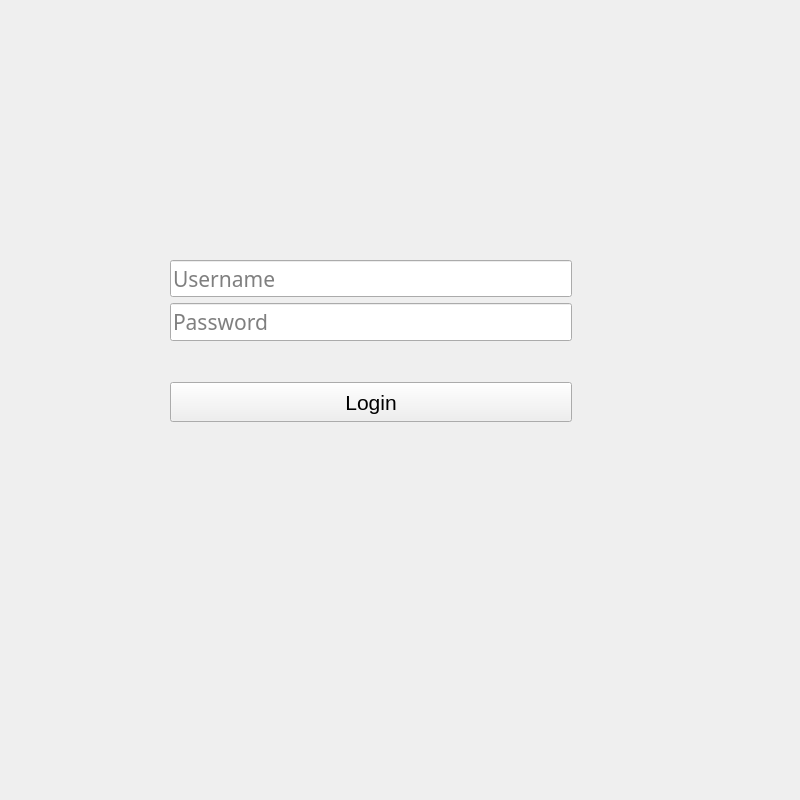
<?xml version="1.0" encoding="UTF-8"?>
<ui version="4.0">
 <class>Form</class>
 <widget class="QWidget" name="Form">
  <property name="geometry">
   <rect>
    <x>0</x>
    <y>0</y>
    <width>800</width>
    <height>800</height>
   </rect>
  </property>
  <property name="windowTitle">
   <string>Form</string>
  </property>
  <widget class="QWidget" name="verticalLayoutWidget">
   <property name="geometry">
    <rect>
     <x>170</x>
     <y>260</y>
     <width>402</width>
     <height>162</height>
    </rect>
   </property>
   <layout class="QVBoxLayout" name="verticalLayout">
    <item>
     <widget class="QLineEdit" name="lineEdit">
      <property name="minimumSize">
       <size>
        <width>400</width>
        <height>35</height>
       </size>
      </property>
      <property name="font">
       <font>
        <family>Fira Code</family>
        <pointsize>16</pointsize>
       </font>
      </property>
      <property name="placeholderText">
       <string>Username</string>
      </property>
     </widget>
    </item>
    <item>
     <widget class="QLineEdit" name="lineEdit_2">
      <property name="minimumSize">
       <size>
        <width>0</width>
        <height>35</height>
       </size>
      </property>
      <property name="font">
       <font>
        <family>Fira Code</family>
        <pointsize>16</pointsize>
       </font>
      </property>
      <property name="echoMode">
       <enum>QLineEdit::Password</enum>
      </property>
      <property name="placeholderText">
       <string>Password</string>
      </property>
     </widget>
    </item>
    <item>
     <widget class="QLabel" name="label">
      <property name="font">
       <font>
        <family>Fira Code</family>
        <pointsize>16</pointsize>
       </font>
      </property>
      <property name="styleSheet">
       <string notr="true">color: red;</string>
      </property>
      <property name="text">
       <string/>
      </property>
     </widget>
    </item>
    <item>
     <widget class="QPushButton" name="pushButton">
      <property name="minimumSize">
       <size>
        <width>0</width>
        <height>40</height>
       </size>
      </property>
      <property name="font">
       <font>
        <pointsize>16</pointsize>
       </font>
      </property>
      <property name="text">
       <string>Login</string>
      </property>
     </widget>
    </item>
   </layout>
  </widget>
 </widget>
 <resources/>
 <connections/>
</ui>
